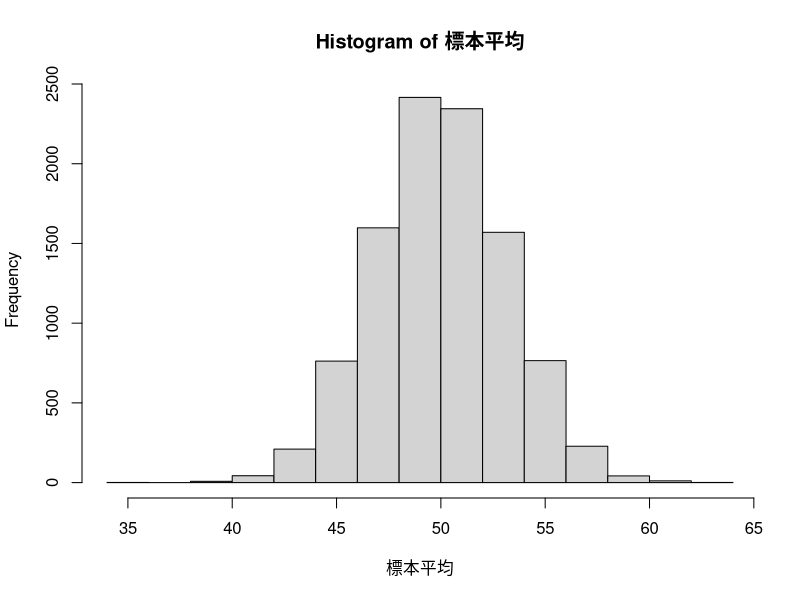
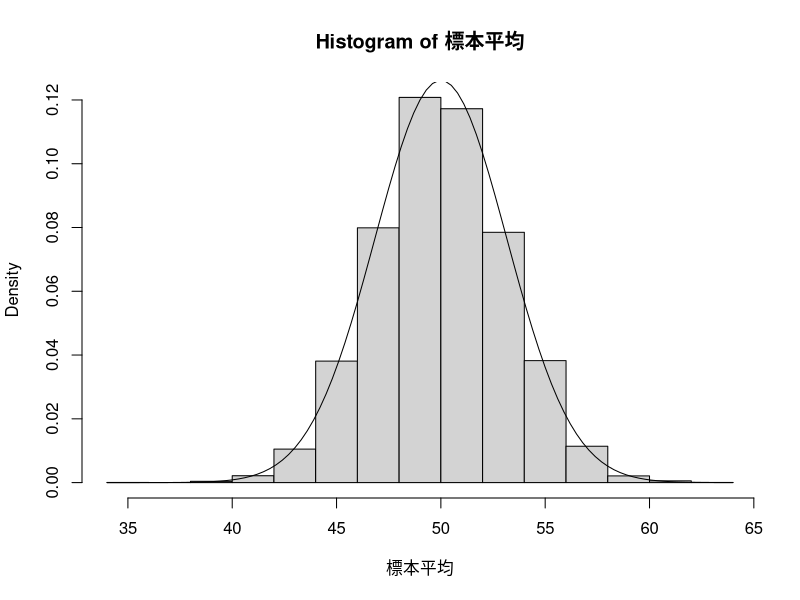
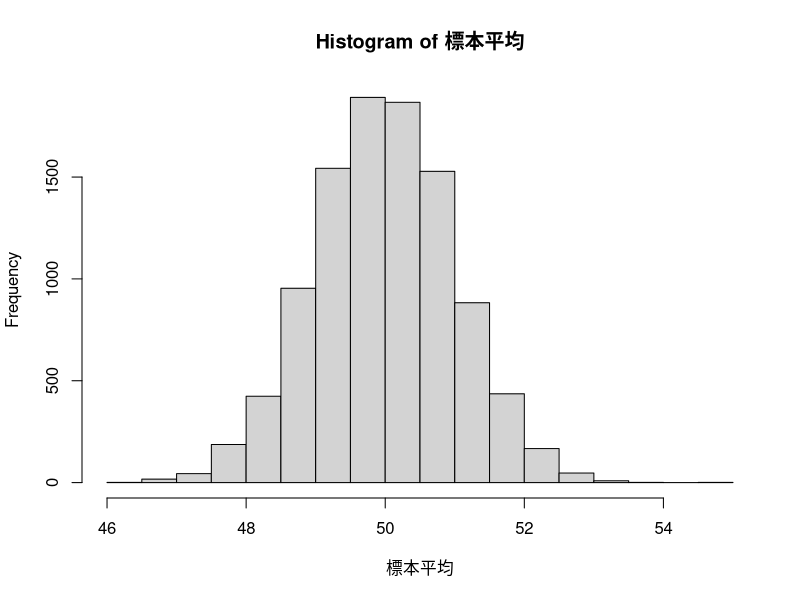
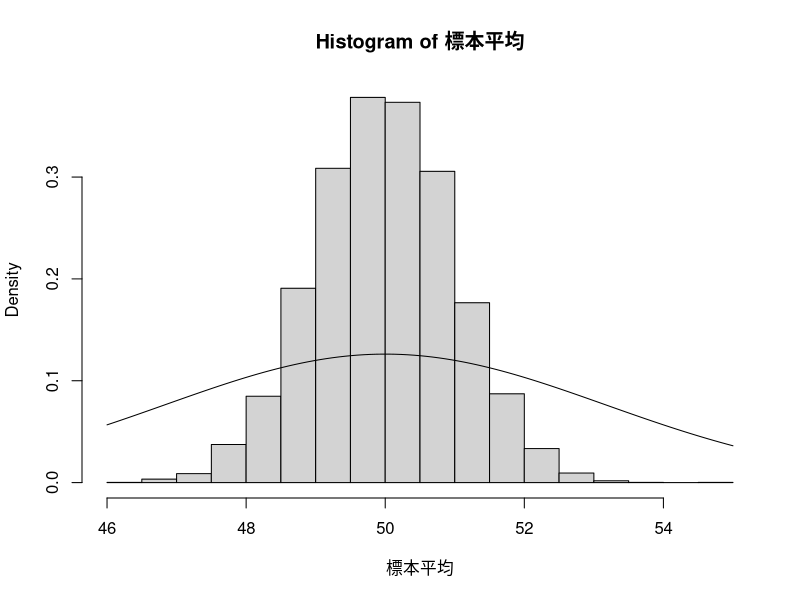

Generate these figures, in order, with R: (Note: this script raises an error after producing the figures.)
##
## 標本サイズ10の標本による，母平均の推定

標本 <- rnorm(n=10, mean=50, sd=10)
mean(標本)
##
## 母平均の推定
### 母集団 N(50, 10^2) から
### 標本サイズ 10の標本の標本平均
### 10000個の標本平均の頻度表を描く

this.loops = 10000
標本平均 <- numeric(length=this.loops) 
      
for(i in 1:this.loops) {
  標本 <- rnorm(n=10, mean=50, sd=10)
  標本平均[i] <- mean(標本)
}
      
hist(標本平均)
## 母平均 (50)からのズレが5以内か否かで振り分ける

誤差絶対値5以下 <- ifelse( abs(標本平均-50) <= 5, 1, 0)
table(誤差絶対値5以下)
##
## 10000個の標本平均の平均値

mean(標本平均)

## 10000個の標本平均の分散値

var(標本平均)
##
# png("graphs/fig-04-13.png", width=400, height=300)
##
hist(標本平均,freq=FALSE)
curve(dnorm(x,mean=50,sd=sqrt(10)), add=TRUE)
this.loops = 10000
this.sample_size <- 100
標本平均 <- numeric(length=this.loops)
      
for(i in 1:this.loops) {
  標本 <- rnorm(n=this.sample_size, mean=50, sd=10)
  標本平均[i] <- mean(標本)
}

hist(標本平均)

誤差絶対値5以下 <- ifelse( abs(標本平均-50) <= 5, 1, 0)
table(誤差絶対値5以下)

mean(標本平均)
var(標本平均)
hist(標本平均,freq=FALSE)
curve(dnorm(x,mean=50,sd=sqrt(10)), add=TRUE)
## 標本分散の頻度表

hist(標本分散s, breaks=seq(0,500,10))
## 標本不偏分散の頻度表

hist(不偏分散s, breaks=seq(0,500,10))
